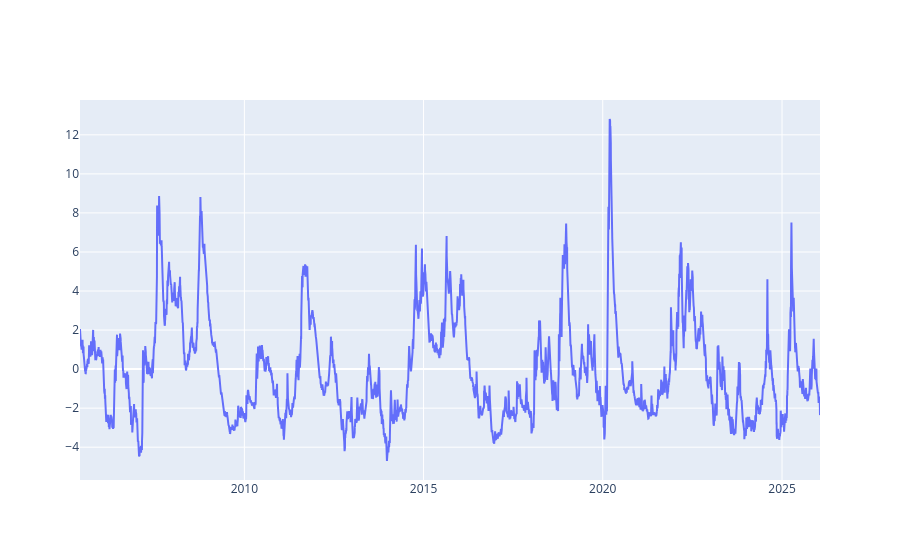

The code cell stored with this chart in its notebook:
### Code cell
import plotly.graph_objects as go

fig = go.Figure(data=go.Scatter(x=df_pca.index, y=df_pca["liquidity_pc1"]))
fig.show()

### Figure 1 — Plotly figure (JSON) as saved in the notebook; plotly's stock layout.template omitted (floating-point values rounded to 4 significant figures; data arrays with more than 128 entries replaced by an {"elided": "..."} marker saying what was removed)
{"data": [{"type": "scatter", "x": {"elided": "5175 str values"}, "y": {"elided": "5175 float values"}}], "layout": {}}
